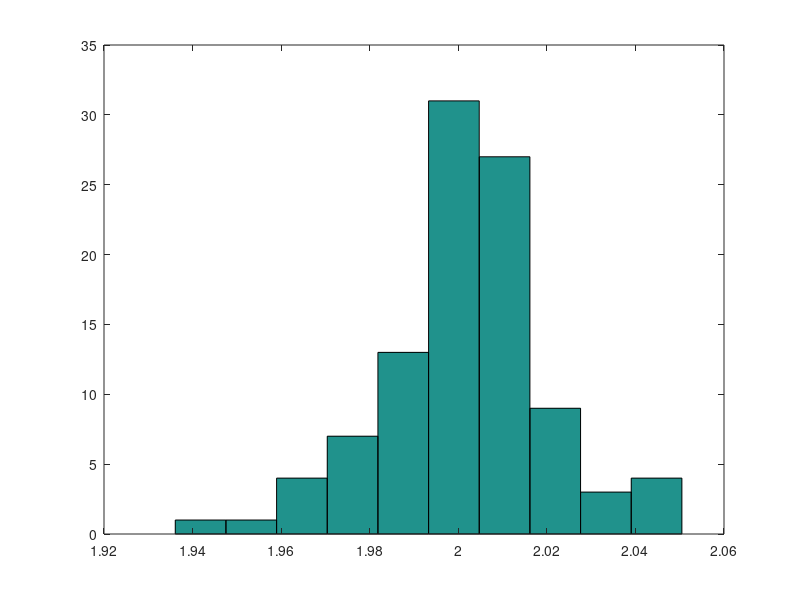

This chart was generated by the following MATLAB code:
% test central limit theorem sampling from exponential distribution
close all; clear all; clc;

lambda = 1/2;
n = 10000;

mu = 1/lambda;

xbars = [];

for sampleIdx = 1:100

s = exprnd(mu*ones(n,1));
xbar = mean(s);
sx = std(s);

xbars(end+1) = xbar;

end



sem_actual = std(xbars)
sem_expected = (1/lambda)/sqrt(n)
hist(xbars)
